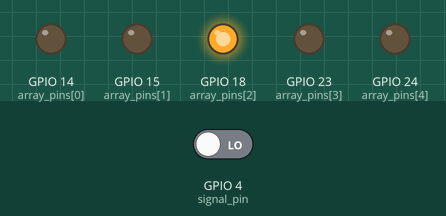
Simulated run of this program. Board: Raspberry Pi (BCM pin numbers). Parts: output pins drawn as LEDs (lit = HIGH). The test bench sets the inputs (shaded band); at power-on: GPIO 4 (signal_pin) LOW. The clock reads 2024-03-15 10:24:30 at power-on unless the program sets it; what the program prints to the terminal is not drawn.

Above: at 4.2 s.
4.3 s: GPIO 4 (signal_pin) driven HIGH
At 5.4 s:
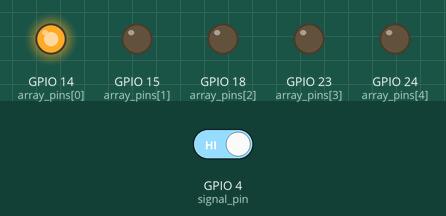
5.8 s: GPIO 4 (signal_pin) driven LOW
At 6.9 s:
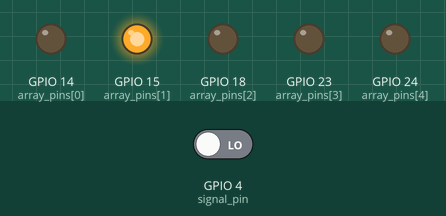
Timing chart, 0 to 10.8 s (numbered marks = the images above; inputs shaded):
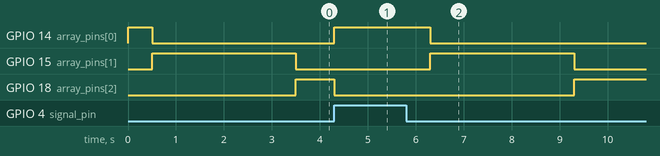

Measured:
- after the input at 4.3 s, GPIO 14 (array_pins[0]): LOW → HIGH at once; GPIO 18 (array_pins[2]): HIGH → LOW at once
- after the input at 5.8 s, GPIO 14 (array_pins[0]): HIGH → LOW after 0.50 s; GPIO 15 (array_pins[1]): LOW → HIGH after 0.50 s, → LOW 3.0 s later; GPIO 18 (array_pins[2]): LOW → HIGH after 3.5 s

The program:

motion-indicator.py
```python
"""motion-indicator.py - detect and signal motion.

Press Ctrl+c to exit.
"""

import RPi.GPIO as GPIO
import time

print (__doc__)

import RPi.GPIO as GPIO
import time

array_pins = [14, 15, 18, 23, 24]

red = 14
yellow = 15
green = 18
white = 23
blue = 24

signal_pin = 4

GPIO.setmode(GPIO.BCM)
for pin in array_pins:
  GPIO.setup(pin, GPIO.OUT)
  GPIO.output(pin, GPIO.LOW)
GPIO.setup(signal_pin, GPIO.IN)

last_motion_time = time.time()

try:
  while True:
    if GPIO.input(signal_pin):
      last_motion_time = time.time()

    current_time = time.time()

    if current_time - last_motion_time < 0.5:
      GPIO.output(red, True)
      GPIO.output(yellow, False)
      GPIO.output(green, False)
    elif current_time - last_motion_time < 3.5:
      GPIO.output(red, False)
      GPIO.output(yellow, True)
      GPIO.output(green, False)
    else:
      GPIO.output(red, False)
      GPIO.output(yellow, False)
      GPIO.output(green, True)

except KeyboardInterrupt:
  GPIO.cleanup()

except Exception as e:
  print (str(e))
  GPIO.cleanup()
```
